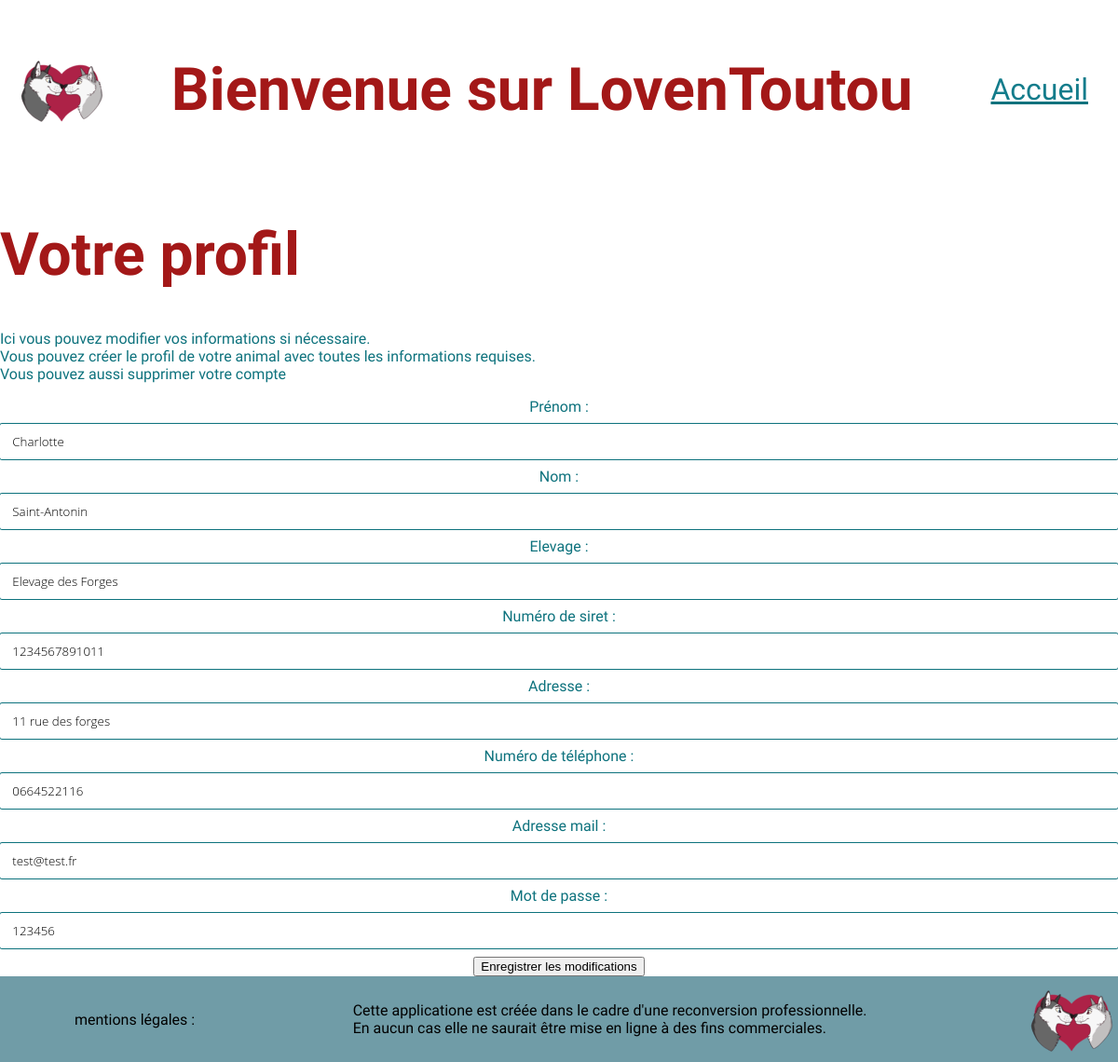
Before: /edit_profile/ (signed in) with the older database file.
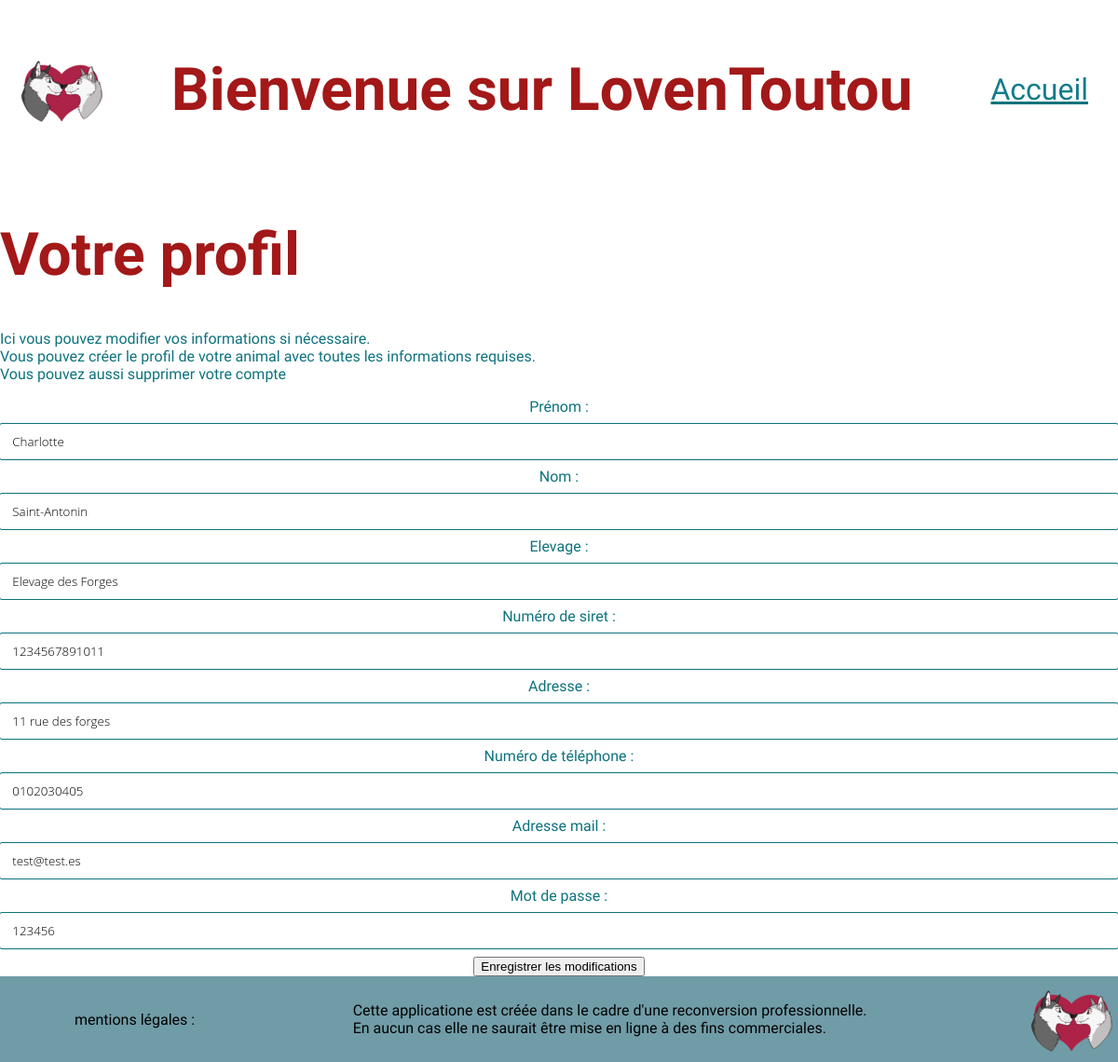
After: the same page with the newer database file.
### loventoutou/models.py (models this page shows, shortened)
class Owner(AbstractBaseUser):
    first_name = models.CharField('prénom', max_length=50)
    last_name = models.CharField('nom', max_length=50)
    breeding_name = models.CharField('elevage', max_length=70, default=None, blank=False, null=False)
    siret_number = models.PositiveBigIntegerField('numéro de siret', default=None, blank=False, null=False)
    complete_address = models.CharField('adresse', max_length=250, blank=False)
    phone_regex = RegexValidator(
        regex=r'^\d{10}$',  # Exemple : 1234567890 (10 chiffres)
        message="Le numéro de téléphone doit contenir 10 chiffres."
    )
    phone_number = models.CharField('numéro de téléphone',
        validators=[phone_regex],
        max_length=10,
        blank=False,  # Le champ doit contenir un numéro
    )
    mail_owner = models.CharField('adresse mail',
        max_length=255,
        validators=[EmailValidator()],
        blank=False,
        default=None,
        unique=True
    )
    password = models.CharField('mot de passe', max_length=128, default=None)
    is_active = models.BooleanField(default=True)
    is_staff = models.BooleanField(default=False)
    objects = OwnerManager()
    USERNAME_FIELD = 'mail_owner'
    REQUIRED_FIELDS = ['first_name', 'last_name', 'breeding_name', 'siret_number', 'complete_address ', 'phone_number']

### loventoutou/views.py (the view)
# urls.py: path('edit_profile/', views.edit_profile, name='edit_profile'),
@login_required
def edit_profile(request):
    user = request.user
    if request.method =='POST':
        form = OwnerForm(request.POST, instance=user)
        if form.is_valid():
            form.save()
            return redirect('/profil')
    else:
        form = OwnerForm(instance=user)
        return render(request, 'loventoutou/edit_profile.html', {'form': form})

### loventoutou/forms.py
class OwnerForm(ModelForm):
    class Meta:
        model = Owner
        fields = ["first_name", "last_name", "breeding_name", "siret_number", "complete_address", "phone_number", "mail_owner", "password"]

### loventoutou/templates/loventoutou/edit_profile.html (shortened to what this page needs)
<!DOCTYPE html>
<html lang="fr">
	<head>
		<link rel="stylesheet" href="../../static/CSS/index.css" />
	</head>
	<body>
		<header>
			<img src="../../static/logo/tinderToutouLogo_v3.5.png" alt="logo" />
			<h1><strong>Bienvenue sur LovenToutou</strong></h1>
			<nav class="topnav">
				<a onclick="window.location.href = '/';">Accueil</a>
			</nav>
		</header>
		<main>
			<h1>Votre profil</h1>
			<p>
				Ici vous pouvez modifier vos informations si nécessaire. <br />
				Vous pouvez créer le profil de votre animal avec toutes les informations
				requises. <br />
				Vous pouvez aussi supprimer votre compte
			</p>
			<form method="post">
				{% csrf_token %} {{ form.as_table }}
				<button type="submit">Enregistrer les modifications</button>
			</form>
		</main>
		<footer>
			<p class="p5">mentions légales :</p>
			<p>
				Cette applicatione est créée dans le cadre d'une reconversion
				professionnelle. <br />
				En aucun cas elle ne saurait être mise en ligne à des fins commerciales.
			</p>
			<img src="../../static/logo/tinderToutouLogo_v3.5.png" alt="logo" />
		</footer>
	</body>
</html>

Changed rows visible on the page:
changed Owner "Charlotte": phone_number "0664522116" → "0102030405"; mail_owner "test@test.fr" → "test@test.es"
